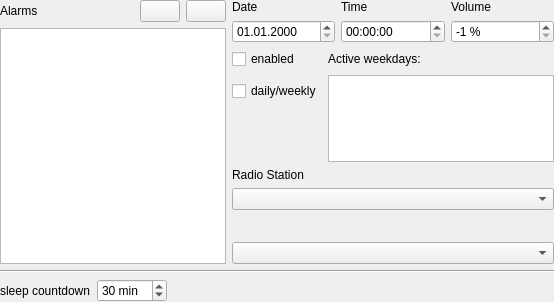
<?xml version="1.0" encoding="UTF-8"?>
<ui version="4.0">
 <class>TimeControlConfigurationUI</class>
 <widget class="QWidget" name="TimeControlConfigurationUI">
  <property name="geometry">
   <rect>
    <x>0</x>
    <y>0</y>
    <width>554</width>
    <height>302</height>
   </rect>
  </property>
  <layout class="QGridLayout">
   <item row="2" column="0" colspan="2">
    <layout class="QHBoxLayout">
     <item>
      <widget class="QLabel" name="labelSleep">
       <property name="text">
        <string>sleep countdown</string>
       </property>
       <property name="wordWrap">
        <bool>false</bool>
       </property>
      </widget>
     </item>
     <item>
      <widget class="QSpinBox" name="editSleep">
       <property name="suffix">
        <string> min</string>
       </property>
       <property name="minimum">
        <number>1</number>
       </property>
       <property name="maximum">
        <number>200</number>
       </property>
       <property name="singleStep">
        <number>5</number>
       </property>
       <property name="value">
        <number>30</number>
       </property>
      </widget>
     </item>
     <item>
      <spacer name="spacer6_2">
       <property name="orientation">
        <enum>Qt::Horizontal</enum>
       </property>
       <property name="sizeType">
        <enum>QSizePolicy::Expanding</enum>
       </property>
       <property name="sizeHint" stdset="0">
        <size>
         <width>40</width>
         <height>20</height>
        </size>
       </property>
      </spacer>
     </item>
    </layout>
   </item>
   <item row="1" column="0" colspan="2">
    <widget class="Line" name="line1">
     <property name="frameShape">
      <enum>QFrame::HLine</enum>
     </property>
     <property name="frameShadow">
      <enum>QFrame::Sunken</enum>
     </property>
    </widget>
   </item>
   <item row="0" column="0">
    <layout class="QVBoxLayout">
     <item>
      <layout class="QHBoxLayout">
       <item>
        <widget class="QLabel" name="labelAlarmList">
         <property name="sizePolicy">
          <sizepolicy hsizetype="Expanding" vsizetype="Preferred">
           <horstretch>0</horstretch>
           <verstretch>0</verstretch>
          </sizepolicy>
         </property>
         <property name="text">
          <string>Alarms</string>
         </property>
         <property name="wordWrap">
          <bool>false</bool>
         </property>
        </widget>
       </item>
       <item>
        <widget class="QPushButton" name="buttonAlarmNew">
         <property name="text">
          <string/>
         </property>
        </widget>
       </item>
       <item>
        <widget class="QPushButton" name="buttonDeleteAlarm">
         <property name="text">
          <string/>
         </property>
        </widget>
       </item>
      </layout>
     </item>
     <item>
      <widget class="KListWidget" name="listAlarms"/>
     </item>
    </layout>
   </item>
   <item row="0" column="1">
    <layout class="QVBoxLayout">
     <item>
      <layout class="QHBoxLayout">
       <item>
        <layout class="QVBoxLayout">
         <item>
          <widget class="QLabel" name="labelAlarmDate">
           <property name="text">
            <string>Date</string>
           </property>
           <property name="wordWrap">
            <bool>false</bool>
           </property>
          </widget>
         </item>
         <item>
          <widget class="QDateEdit" name="editAlarmDate">
           <property name="sizePolicy">
            <sizepolicy hsizetype="Preferred" vsizetype="Fixed">
             <horstretch>0</horstretch>
             <verstretch>0</verstretch>
            </sizepolicy>
           </property>
           <property name="displayFormat">
            <string>dd.MM.yyyy</string>
           </property>
          </widget>
         </item>
        </layout>
       </item>
       <item>
        <layout class="QVBoxLayout">
         <item>
          <widget class="QLabel" name="labelAlarmTime">
           <property name="text">
            <string>Time</string>
           </property>
           <property name="wordWrap">
            <bool>false</bool>
           </property>
          </widget>
         </item>
         <item>
          <widget class="QTimeEdit" name="editAlarmTime">
           <property name="sizePolicy">
            <sizepolicy hsizetype="Preferred" vsizetype="Fixed">
             <horstretch>0</horstretch>
             <verstretch>0</verstretch>
            </sizepolicy>
           </property>
           <property name="displayFormat">
            <string>HH:mm:ss</string>
           </property>
          </widget>
         </item>
        </layout>
       </item>
       <item>
        <layout class="QVBoxLayout">
         <item>
          <widget class="QLabel" name="labelAlarmVolume">
           <property name="text">
            <string>Volume</string>
           </property>
           <property name="wordWrap">
            <bool>false</bool>
           </property>
          </widget>
         </item>
         <item>
          <widget class="QSpinBox" name="editAlarmVolume">
           <property name="sizePolicy">
            <sizepolicy hsizetype="Preferred" vsizetype="Fixed">
             <horstretch>0</horstretch>
             <verstretch>0</verstretch>
            </sizepolicy>
           </property>
           <property name="suffix">
            <string> %</string>
           </property>
           <property name="minimum">
            <number>-1</number>
           </property>
           <property name="maximum">
            <number>100</number>
           </property>
           <property name="value">
            <number>-1</number>
           </property>
          </widget>
         </item>
        </layout>
       </item>
      </layout>
     </item>
     <item>
      <layout class="QGridLayout">
       <item row="3" column="0">
        <spacer name="spacer6">
         <property name="orientation">
          <enum>Qt::Vertical</enum>
         </property>
         <property name="sizeType">
          <enum>QSizePolicy::Expanding</enum>
         </property>
         <property name="sizeHint" stdset="0">
          <size>
           <width>20</width>
           <height>100</height>
          </size>
         </property>
        </spacer>
       </item>
       <item row="1" column="1" rowspan="3">
        <widget class="KListWidget" name="listWeekdays"/>
       </item>
       <item row="2" column="0">
        <widget class="QCheckBox" name="checkboxAlarmDaily">
         <property name="text">
          <string>daily/weekly</string>
         </property>
        </widget>
       </item>
       <item row="0" column="1">
        <widget class="QLabel" name="labelActiveWeekdays">
         <property name="text">
          <string>Active weekdays:</string>
         </property>
        </widget>
       </item>
       <item row="0" column="0">
        <widget class="QCheckBox" name="checkboxAlarmEnable">
         <property name="text">
          <string>enabled</string>
         </property>
        </widget>
       </item>
      </layout>
     </item>
     <item>
      <widget class="QLabel" name="labelStationSelection">
       <property name="text">
        <string>Radio Station</string>
       </property>
       <property name="wordWrap">
        <bool>false</bool>
       </property>
      </widget>
     </item>
     <item>
      <widget class="QComboBox" name="comboStationSelection"/>
     </item>
     <item>
      <layout class="QHBoxLayout">
       <item>
        <widget class="QLabel" name="pixmapAlarmStation">
         <property name="minimumSize">
          <size>
           <width>20</width>
           <height>20</height>
          </size>
         </property>
         <property name="scaledContents">
          <bool>true</bool>
         </property>
         <property name="wordWrap">
          <bool>false</bool>
         </property>
        </widget>
       </item>
       <item>
        <spacer name="spacer8">
         <property name="orientation">
          <enum>Qt::Horizontal</enum>
         </property>
         <property name="sizeType">
          <enum>QSizePolicy::Expanding</enum>
         </property>
         <property name="sizeHint" stdset="0">
          <size>
           <width>150</width>
           <height>20</height>
          </size>
         </property>
        </spacer>
       </item>
      </layout>
     </item>
     <item>
      <widget class="QComboBox" name="comboAlarmType"/>
     </item>
    </layout>
   </item>
  </layout>
 </widget>
 <layoutdefault spacing="6" margin="0"/>
 <customwidgets>
  <customwidget>
   <class>KListWidget</class>
   <extends>QListWidget</extends>
   <header>klistwidget.h</header>
  </customwidget>
 </customwidgets>
 <tabstops>
  <tabstop>buttonAlarmNew</tabstop>
  <tabstop>buttonDeleteAlarm</tabstop>
  <tabstop>listAlarms</tabstop>
  <tabstop>editAlarmDate</tabstop>
  <tabstop>editAlarmTime</tabstop>
  <tabstop>editAlarmVolume</tabstop>
  <tabstop>checkboxAlarmEnable</tabstop>
  <tabstop>checkboxAlarmDaily</tabstop>
  <tabstop>listWeekdays</tabstop>
  <tabstop>comboStationSelection</tabstop>
  <tabstop>comboAlarmType</tabstop>
  <tabstop>editSleep</tabstop>
 </tabstops>
 <resources/>
 <connections/>
</ui>
